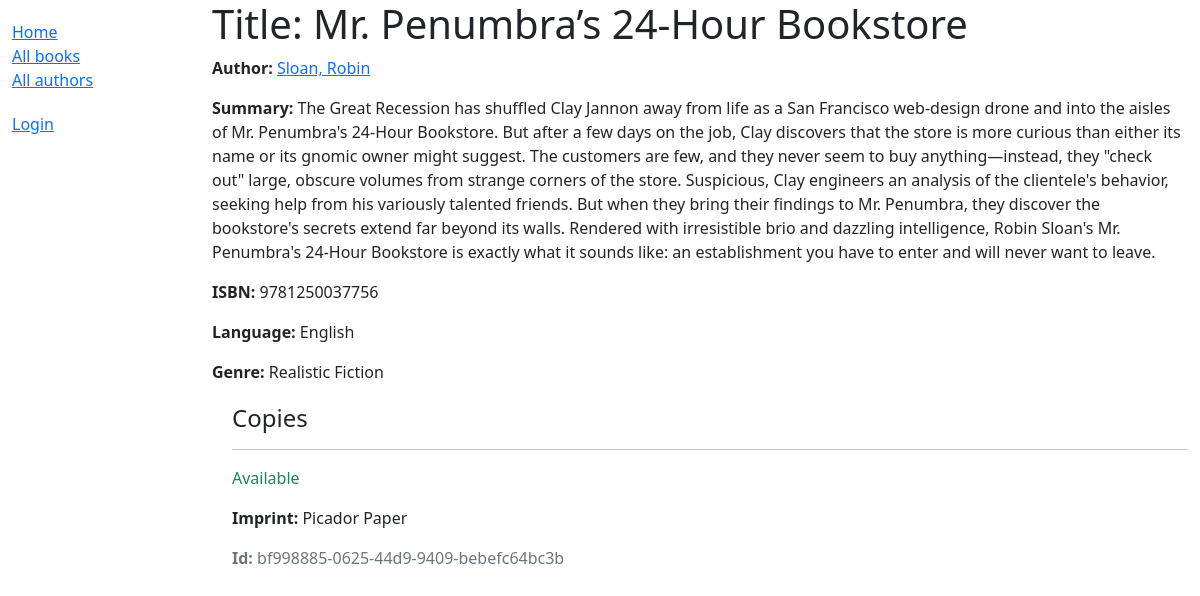
/catalog/book/1, run on the app's committed database.
### catalog/models.py (models this page shows, shortened)
class Book(models.Model):
    title = models.CharField(max_length=200)
    author = models.ForeignKey('Author', on_delete=models.SET_NULL, null=True)
    summary = models.TextField(max_length=1000, help_text='Enter a brief description of the book')
    isbn = models.CharField('ISBN', max_length=13, unique=True,
                             help_text='13 Character <a href="https://www.isbn-international.org/content/what-isbn">ISBN number</a>')
    genre = models.ManyToManyField(Genre, help_text='Select a genre for this book')
    language = models.ForeignKey('Language', on_delete=models.SET_NULL, null=True)
    def display_genre(self):
        return ', '.join([genre.name for genre in self.genre.all()[:3]])
    display_genre.short_description = 'Genre'

class Author(models.Model):
    first_name = models.CharField(max_length=100)
    last_name = models.CharField(max_length=100)
    date_of_birth = models.DateField(null=True, blank=True)
    date_of_death = models.DateField('died', null=True, blank=True)
    class Meta:
        ordering = ['last_name', 'first_name']
    def get_absolute_url(self):
        return reverse('author-detail', args=[str(self.id)])
    def __str__(self):
        return f'{self.last_name}, {self.first_name}'

class Language(models.Model):
    name = models.CharField(max_length=200, help_text="Enter the book's natural language (e.g. English, French, Japanese, etc.)")
    def __str__(self):
        return self.name

class Genre(models.Model):
    name = models.CharField(max_length=200, help_text='Enter a book genre (e.g. Science Fiction)')
    def __str__(self):
        return self.name

class BookInstance(models.Model):
    id = models.UUIDField(primary_key=True, default=uuid.uuid4, help_text='Unique ID for this particular book across whole library')
    book = models.ForeignKey('Book', on_delete=models.RESTRICT, null=True)
    imprint = models.CharField(max_length=200)
    due_back = models.DateField(null=True, blank=True)
    borrower = models.ForeignKey(User, on_delete=models.SET_NULL, null=True, blank=True)
    LOAN_STATUS = (
        ('m', 'Maintenance'),
        ('o', 'On loan'),
        ('a', 'Available'),
        ('r', 'Reserved'),
    )
    status = models.CharField(
        max_length=1,
        choices=LOAN_STATUS,
        blank=True,
        default='m',
        help_text='Book availability',
    )
    class Meta:
        ordering = ['due_back']
        permissions = (("can_mark_returned", "Set book as returned"),)

### catalog/views.py (the view)
# urls.py: path('book/<int:pk>', views.BookDetailView.as_view(), name='book-detail'),
class BookDetailView(generic.DetailView):
    model = Book

### catalog/templates/catalog/book_detail.html (shortened to what this page needs)
{% extends "base_generic.html" %}
{% block content %}
  <h1>Title: {{ book.title }}</h1>
  <p><strong>Author:</strong> <a href="{{ book.author.get_absolute_url }}">{{ book.author }}</a></p>
  <p><strong>Summary:</strong> {{ book.summary }}</p>
  <p><strong>ISBN:</strong> {{ book.isbn }}</p>
  <p><strong>Language:</strong> {{ book.language }}</p>
  <p><strong>Genre:</strong> {{ book.genre.all|join:", " }}</p>
  <div style="margin-left:20px;margin-top:20px">
    <h4>Copies</h4>
    {% for copy in book.bookinstance_set.all %}
      <hr />
      <p
        class="{% if copy.status == 'a' %}text-success{% elif copy.status == 'm' %}text-danger{% else %}text-warning{% endif %}">
        {{ copy.get_status_display }}
      </p>
      <p><strong>Imprint:</strong> {{ copy.imprint }}</p>
      <p class="text-muted"><strong>Id:</strong> {{ copy.id }}</p>
    {% endfor %}
  </div>
{% endblock %}

### data on the page
Book: author "Sloan, Robin", summary "The Great Recession has shuffled Clay Jannon away from life as a San Francisco web-design drone and into the aisles of Mr. Penumbra's 24-Hour Bookstore. But after a few days on the job, Clay discovers that the store is more curious than either its name or its gnomic owner might suggest. The customers are few, and they never seem to buy anything―instead, they \"check out\" large, obscure volumes from strange corners of the store. Suspicious, Clay engineers an analysis of the clientele's behavior, seeking help from his variously talented friends. But when they bring their findings to Mr. Penumbra, they discover the bookstore's secrets extend far beyond its walls. Rendered with irresistible brio…", isbn "9781250037756", language "English", genre.all "Realistic Fiction"
BookInstance: status "Available", imprint "Picador Paper", id "bf998885-0625-44d9-9409-bebefc64bc3b"
